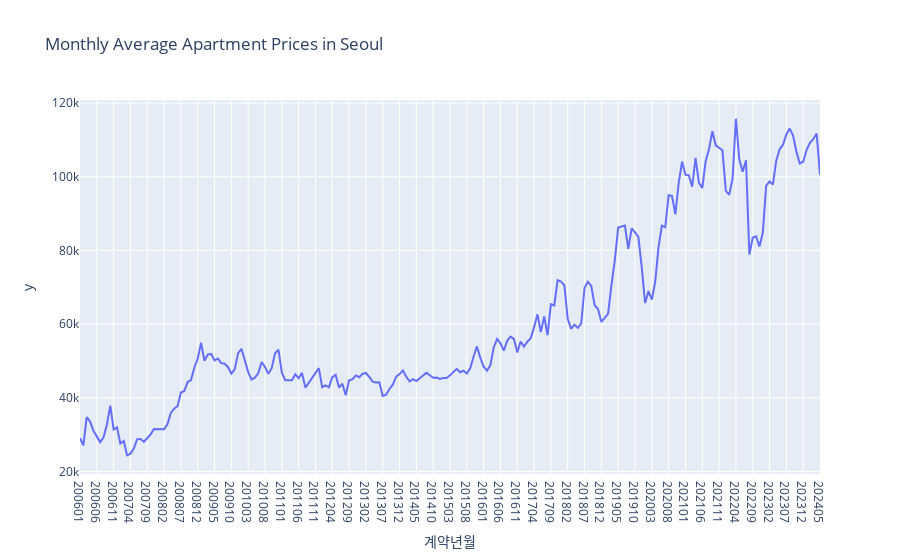

The code cell stored with this chart in its notebook:
### Code cell
import pandas as pd
import plotly.express as px

# 데이터 불러오기
df = pd.read_csv('seoul_apartment.csv')

# 계약년월별 평균 매매가격 계산
monthly_prices = df.groupby('계약년월')['거래금액(만원)'].mean()

# 인덱스를 문자열로 변환
monthly_prices.index = monthly_prices.index.astype(str)

# 그래프 생성
fig = px.line(monthly_prices, x=monthly_prices.index, y=monthly_prices.values, title='Monthly Average Apartment Prices in Seoul')
fig.show()

### Figure 1 — Plotly figure (JSON) as saved in the notebook; plotly's stock layout.template omitted (floating-point values rounded to 4 significant figures; data arrays with more than 128 entries replaced by an {"elided": "..."} marker saying what was removed)
{"data": [{"hovertemplate": "계약년월=%{x}<br>y=%{y}<extra></extra>", "legendgroup": "", "line": {"color": "#636efa", "dash": "solid"}, "marker": {"symbol": "circle"}, "mode": "lines", "name": "", "orientation": "v", "showlegend": false, "type": "scatter", "x": {"elided": "221 str values"}, "xaxis": "x", "y": {"elided": "221 float values"}, "yaxis": "y"}], "layout": {"autosize": true, "legend": {"tracegroupgap": 0}, "title": {"text": "Monthly Average Apartment Prices in Seoul"}, "xaxis": {"anchor": "y", "autorange": true, "domain": [0, 1], "range": [0, 220], "title": {"text": "계약년월"}, "type": "category"}, "yaxis": {"anchor": "x", "autorange": true, "domain": [0, 1], "range": [19310.0, 120900.0], "title": {"text": "y"}, "type": "linear"}}}
